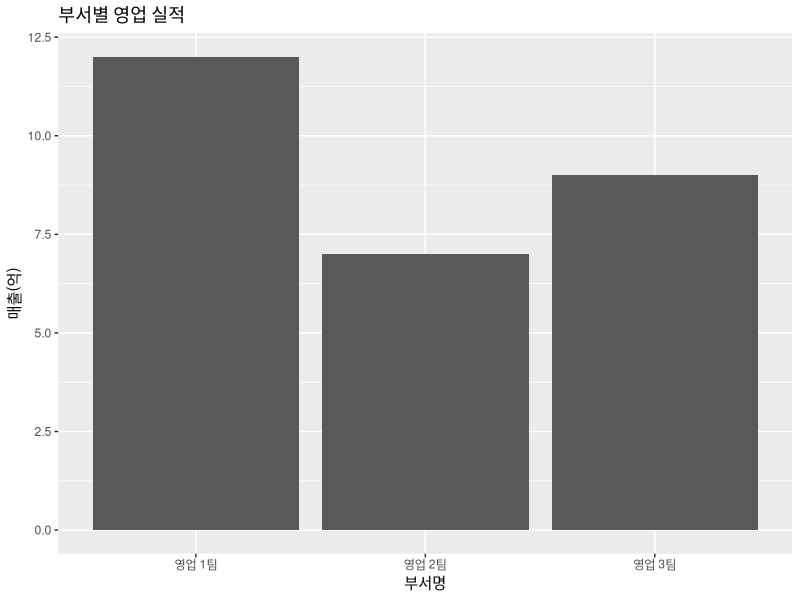

This figure's R source:
install.packages("ggplot2")
library(ggplot2)

# 영업 팀의 1분기 실적 저장 (데이터프레임)
dept = c("영업 1팀", "영업 2팀", "영업 3팀")
sales = c(12, 7, 9)
df1 = data.frame(부서 = dept, 매출 = sales, 분기 = "1분기")
df1

ggplot(data = df1, aes(x = 부서, y = 매출)) + 
  geom_bar(stat = "identity") +
  labs(title = "부서별 영업 실적", x = "부서명", y = "매출(억)")